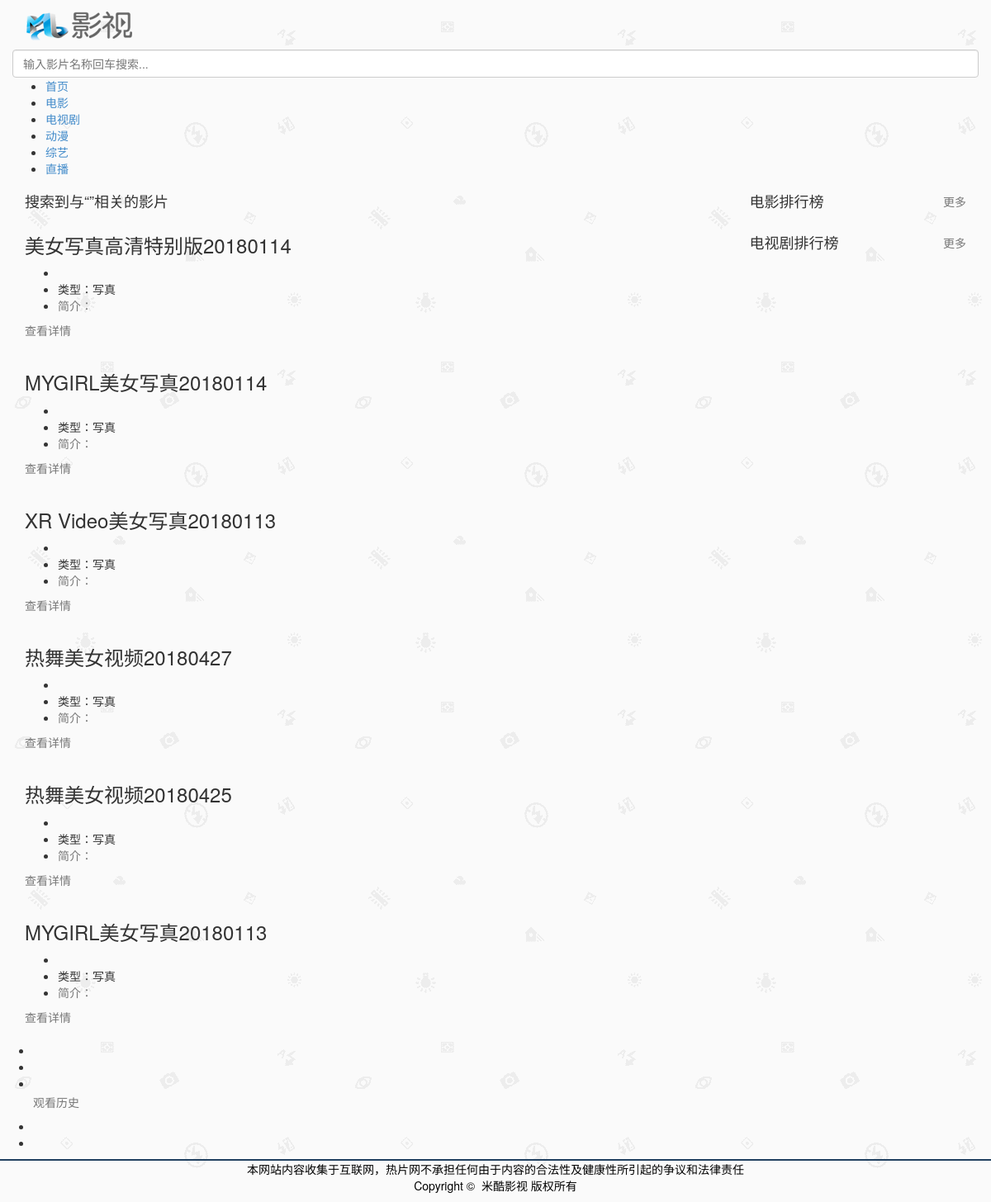
The app's page /seacher.php with its own data.
### tables this page shows
CREATE TABLE `mkcms_system` (
  `id` int(11) NOT NULL AUTO_INCREMENT,
  `s_name` varchar(255) DEFAULT NULL,
  `s_domain` varchar(255) DEFAULT NULL,
  `s_seoname` varchar(255) DEFAULT NULL,
  `s_keywords` varchar(255) DEFAULT NULL,
  `s_description` varchar(255) DEFAULT NULL,
  `s_cache` varchar(255) DEFAULT NULL,
  `s_wei` varchar(255) DEFAULT NULL,
  `s_user` varchar(255) DEFAULT NULL,
  `s_logo` varchar(255) DEFAULT NULL,
  `s_weixin` varchar(255) DEFAULT NULL,
  `s_dashang` varchar(255) DEFAULT NULL,
  `s_mjk` varchar(255) DEFAULT NULL,
  `s_jiekou` text,
  `s_copyright` text,
  `s_changyan` text,
  `s_alipay` varchar(255) DEFAULT NULL,
  `s_appid` varchar(255) DEFAULT NULL,
  `s_appkey` varchar(255) DEFAULT NULL,
  `s_shoukuan` varchar(255) DEFAULT NULL,
  `s_qqun` varchar(255) DEFAULT NULL,
  `s_token` varchar(255) DEFAULT NULL,
  `s_shouquan` varchar(255) DEFAULT NULL,
  `s_bdyun` varchar(255) DEFAULT NULL,
  `s_tongji` text,
  `s_qianxian` varchar(255) DEFAULT NULL,
  `s_dianying` varchar(255) DEFAULT NULL,
  `s_dianshi` varchar(255) DEFAULT NULL,
  `s_zongyi` varchar(255) DEFAULT NULL,
  `s_dongman` varchar(255) DEFAULT NULL,
  `s_tuiguang` varchar(255) DEFAULT NULL,
  `s_shoufei` text,
  `s_cishu` varchar(255) DEFAULT NULL,
  `s_pc` varchar(255) DEFAULT NULL,
  `s_hong` varchar(255) DEFAULT NULL,
  `s_gonggao` text,
  `s_bofang` varchar(255) DEFAULT NULL,
  `s_guanzhu` text,
  `s_fengmian` varchar(255) DEFAULT NULL,
  `s_mail` varchar(255) DEFAULT NULL,
  `s_smtp` varchar(255) DEFAULT NULL,
  `s_muser` varchar(255) DEFAULT NULL,
  `s_mpwd` varchar(255) DEFAULT NULL,
  `s_wappid` varchar(255) DEFAULT NULL,
  `s_wkey` varchar(255) DEFAULT NULL,
  `s_tixing` varchar(255) DEFAULT NULL,
  `s_appewm` varchar(255) DEFAULT NULL,
  `s_appbt` varchar(255) DEFAULT NULL,
  `s_apppic` varchar(255) DEFAULT NULL,
  `s_appurl` varchar(255) DEFAULT NULL,
  `s_gg` varchar(255) DEFAULT NULL,
  `s_hctime` varchar(255) DEFAULT NULL,
  `s_beijing` varchar(255) DEFAULT NULL,
  `s_dianyingnew` varchar(255) DEFAULT NULL,
  `s_dongmannew` varchar(255) DEFAULT NULL,
  `s_zongyinew` varchar(255) DEFAULT NULL,
  `s_zhifu` varchar(255) DEFAULT NULL,
  `s_tuijian` text,
  `s_wxguanzhu` varchar(255) DEFAULT NULL,
  `s_smsname` varchar(255) DEFAULT NULL,
  `s_smspass` varchar(255) DEFAULT NULL,
  `s_miaoshu` varchar(255) DEFAULT NULL,
  `s_hz` varchar(255) DEFAULT NULL,
  `s_yq` varchar(255) DEFAULT NULL,
  PRIMARY KEY (`id`)
);

CREATE TABLE `mkcms_nav` (
  `id` int(11) NOT NULL AUTO_INCREMENT,
  `n_name` varchar(255) DEFAULT NULL,
  `n_url` varchar(255) DEFAULT NULL,
  `order` int(11) DEFAULT NULL,
  PRIMARY KEY (`id`)
);

CREATE TABLE `mkcms_vod` (
  `d_id` int(11) unsigned NOT NULL AUTO_INCREMENT,
  `d_name` varchar(255) NOT NULL DEFAULT '',
  `d_picture` varchar(255) NOT NULL DEFAULT '',
  `d_jifen` varchar(255) DEFAULT '',
  `d_user` varchar(11) DEFAULT '',
  `d_parent` char(11) NOT NULL DEFAULT '',
  `d_rec` varchar(255) DEFAULT '',
  `d_hot` varchar(255) DEFAULT '',
  `d_content` text,
  `d_seoname` varchar(255) DEFAULT NULL,
  `d_description` varchar(255) DEFAULT NULL,
  `d_keywords` varchar(255) DEFAULT NULL,
  `d_scontent` text,
  `d_zhuyan` varchar(255) DEFAULT NULL,
  `d_pingfen` varchar(255) DEFAULT NULL,
  `d_year` varchar(255) DEFAULT NULL,
  `d_player` varchar(255) DEFAULT NULL,
  PRIMARY KEY (`d_id`),
  KEY `d_letter` (`d_user`),
  KEY `d_name` (`d_name`),
  KEY `d_enname` (`d_jifen`)
);

CREATE TABLE `mkcms_vod_class` (
  `c_id` smallint(6) unsigned NOT NULL AUTO_INCREMENT,
  `c_name` varchar(64) NOT NULL DEFAULT '',
  `c_pid` smallint(6) NOT NULL DEFAULT '0',
  `c_sort` smallint(6) NOT NULL DEFAULT '0',
  `c_hide` tinyint(1) NOT NULL DEFAULT '0',
  PRIMARY KEY (`c_id`),
  KEY `c_sort` (`c_sort`),
  KEY `c_pid` (`c_pid`),
  KEY `c_hide` (`c_hide`)
);

### seacher.php (called while the page is built, shortened)
<?php include('system/inc.php');
$q=$_GET['wd'];
include('moban/'.$mkcms_bdyun.'/seacher.php');
?>

### system/config.php (called while the page is built, shortened)
<?php
$movie="";
$tv="";
$dm="";
$zy="";
$result = mysql_query('select * from mkcms_system where id = 1');
$row = mysql_fetch_array($result);
$mkcms_domain = $row['s_domain'];
$mkcms_copyright = $row['s_copyright'];
$mkcms_logo = $row['s_logo'];
$mkcms_dianying= $row['s_dianying'];
$mkcms_dianshi= $row['s_dianshi'];
$mkcms_zongyi= $row['s_zongyi'];
$mkcms_dongman= $row['s_dongman'];
?>

### system/inc.php (called while the page is built, shortened)
<?php
require_once('library.php');
require_once('function.php');
require_once('config.php');
?>

### system/function.php (called while the page is built, shortened)
<?php
function get_channel_name($_var_41)
{
	$_var_42 = mysql_query('select * from mkcms_vod_class where c_id=' . $_var_41 . '');
	if (!!($_var_43 = mysql_fetch_array($_var_42))) {
		return $_var_43['c_name'];
	} else {
		return '';
	}
}

### moban/mkcms/seacher.php (the view, shortened to what this page needs)
<!DOCTYPE html PUBLIC "-//W3C//DTD XHTML 1.0 Transitional//EN" "http://www.w3.org/TR/xhtml1/DTD/xhtml1-transitional.dtd">
<html xmlns="http://www.w3.org/1999/xhtml">
<head>
<?php  include 'head.php';?>
</head>
<body class="vod-search">
<?php  include 'header.php';?>
<div class="container">
	<div class="row">
		<div class="col-md-9 col-sm-12 hy-main-content">
			<div class="hy-layout clearfix">
				<div class="hy-video-head">
					<h4 class="margin-0">搜索到与<span class="text-color">“<?php echo $q?>”</span>相关的影片</h4>
				</div>
				<?php
	$result = mysql_query('select * from mkcms_vod where d_name like "%'.$q.'%" order by d_id desc');
		while ($row = mysql_fetch_array($result))
{
$cs=$row['d_name'];
$jianjie=$row['d_content'];
$cc="./bplay.php?play=";
$dd="./bplay/";
if ($mkcms_wei==1){
$chuandi=$dd.$row['d_id'];
}
else{
$chuandi=$cc.$row['d_id'];
}
?>
				<div class="hy-video-details active clearfix">
					<div class="item clearfix">
						<dl class="content">
							<dd class="clearfix">
							<div class="head">
								<h3><?php echo $cs?></h3>
							</div>
							<ul>
								<li><span><?php echo $row['d_zhuyan']?></span></li>
								<li><span>类型：<?php echo get_channel_name($row['d_parent'])?></span></li>
<li><span class="text-muted">简介：</span><?php echo $jianjie?></li>
							</ul>
							<div class="block">
								<a class="text-muted" href="<?php echo $chuandi?>">查看详情 <i class="icon iconfont icon-right"></i></a>
							</div>
							</dd>
						</dl>
					</div>
				</div>
<?php } ?>
				</div>
		</div>
	<div class="col-md-3 col-sm-12 hy-main-side hidden-sm hidden-xs">
			<div class="hy-layout clearfix">
				<div class="hy-video-ranking side clearfix">
					<div class="head">
						<a class="text-muted pull-right" href="<?php echo $mkcms_domain;?>movie.html?m=/dianying/list.php?cat=all%26pageno=1">更多 <i class="icon iconfont icon-right"></i></a>
						<h4><i class="icon iconfont icon-top text-color"></i> 电影排行榜</h4>
					</div>
				</div>
				<div class="hy-video-ranking side clearfix">
					<div class="head">
						<a class="text-muted pull-right" href="<?php echo $mkcms_domain;?>tv.html?u=/dianshi/list.php?cat=all%26pageno=1">更多 <i class="icon iconfont icon-right"></i></a>
						<h4><i class="icon iconfont icon-top text-color"></i> 电视剧排行榜</h4>
					</div>
				</div>
			</div>
		</div>
	</div>
</div>
<?php  include 'footer.php';?>

### moban/mkcms/head.php (shortened to what this page needs)
<link href="<?php echo $mkcms_domain;?>style/css/bootstrap.min.css" rel="stylesheet" type="text/css" />
<link href="<?php echo $mkcms_domain;?>style/css/swiper.min.css" rel="stylesheet" type="text/css" >
<link href="<?php echo $mkcms_domain;?>style/font/iconfont.css" rel="stylesheet" type="text/css" />
<link href="<?php echo $mkcms_domain;?>style/css/whitecolor.css" rel="stylesheet" type="text/css" />
<link href="<?php echo $mkcms_domain;?>style/css/style.min.css" rel="stylesheet" type="text/css" />

### moban/mkcms/header.php (shortened to what this page needs)
<div class="hy-head-menu">
	<div class="container">
	    <div class="row">
		  	<div class="item">
			    <div class="logo hidden-xs">
					<a class="hidden-sm hidden-xs" href="<?php echo $mkcms_domain;?>"><img src="<?php echo $mkcms_logo;?>" /></a>
				</div>
				<div class="search">
<form id="ff-search" role="search" action="<?php echo $mkcms_domain;?>seacher.php?wd=<?php echo $q?>" method="get">
                            <input class="form-control" placeholder="输入影片名称回车搜索..." type="text" id="ff-wd" name="wd" required="">
                  </form>
			   </div>
			   <ul class="menulist hidden-xs">
					<li><a href="<?php echo $mkcms_domain;?>">首页</a></li>
					<?php if($mkcms_dianying==1){?><li <?php echo $movie;?>><a href="<?php echo $mkcms_domain;?>movie.php">电影</a></li><?php }?>
					<?php if($mkcms_dianshi==1){?><li <?php echo $tv;?>><a href="<?php echo $mkcms_domain;?>tv.php">电视剧</a></li><?php }?>
					<?php if($mkcms_dongman==1){?><li <?php echo $dm;?>><a href="<?php echo $mkcms_domain;?>dongman.php">动漫</a></li><?php }?>
					<?php if($mkcms_zongyi==1){?><li <?php echo $zy;?>><a href="<?php echo $mkcms_domain;?>zongyi.php">综艺</a></li><?php }?>
										<?php
						$result = mysql_query('select * from mkcms_nav order by id asc');
						while($row = mysql_fetch_array($result)){
						?>
<li class="act<?php echo $row['id'];?>"><a href="<?php echo $row['n_url'];?>" target="_blank"><?php echo $row['n_name'];?></a></li>
<?php
						}
						?>
				</ul>
		  	</div>
	    </div>
	</div>
</div>

### moban/mkcms/footer.php (shortened to what this page needs)
<div class="hy-gototop hidden-sm hidden-xs">
   <ul class="item clearfix">
    <li><a href="<?php echo $mkcms_domain;?>ucenter" title="会员中心"><i class="icon iconfont icon-tubiaozhizuomobanyihuifu-"></i></a></li>
    <li><a href="<?php echo $mkcms_domain;?>book.php" title="留言求片"><i class="icon iconfont icon-qiu"></i></a></li>
	<li><a href="javascript:()" title="观看记录"><i class="icon iconfont icon-icon-"></i></a><div class="history clearfix" style="width:200px">
				<div class="head">
					<h5 class="margin-0 text-muted">观看历史</h5>
				</div>
			</div>	</li>
    <li><a class="" href="javascript:#" title="扫码手机观看" onclick="ewm()" style="z-index:9999999;"><i class="icon iconfont icon-erweima"></i></a></li>
    <li><a data-toggle="tooltip" data-placement="top" class="" href="javascript:scroll(0,0)" title="TOP"><i class="icon iconfont icon-top02"></i></a></li>   </ul>
  </div>
		 <div class="hy-layout hidden-xs" style="border-top: 2px solid #204060;">
	         <div class="hy-footer-link">
	             <div class="item clearfix">
	                 <p style="padding: 0 4px;text-align:center" class="container-fluid"><?php echo $mkcms_copyright;?><?php echo $mkcms_tongji;?></p>
				 </div>
			 </div>
	     </div>
</body>
</html>

### records on screen
mkcms_system: s_logo (picture), s_copyright "本网站内容收集于互联网，热片网不承担任何由于内容的合法性及健康性所引起的争议和法律责任 Copyright © 米酷影视 版权所有"
mkcms_nav: n_name "直播"
mkcms_vod: d_name "美女写真高清特别版20180114", d_parent.c_name "写真"
mkcms_vod: d_name "MYGIRL美女写真20180114", d_parent.c_name "写真"
mkcms_vod: d_name "XR Video美女写真20180113", d_parent.c_name "写真"
mkcms_vod: d_name "热舞美女视频20180427", d_parent.c_name "写真"
mkcms_vod: d_name "热舞美女视频20180425", d_parent.c_name "写真"
mkcms_vod: d_name "MYGIRL美女写真20180113", d_parent.c_name "写真"
